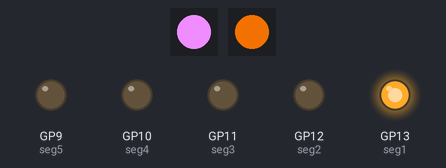
Bench run of a program on a simulated Raspberry Pi Pico running MicroPython. Parts: 2 × 1 RGB LEDs in strip order, left to right, output pins drawn as LEDs (lit = HIGH). Threads take turns every 2 ms.

Above: at 0.04 s.
At 1.08 s:
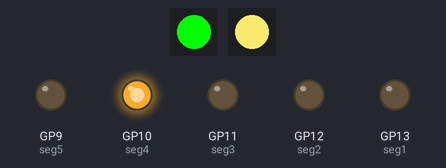
At 2.52 s:
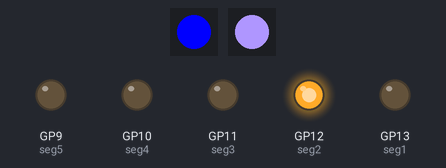
At 5.0 s:
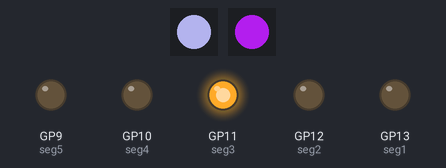
At 7.48 s:
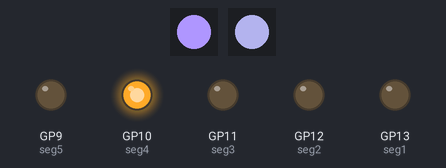
At 10.04 s:
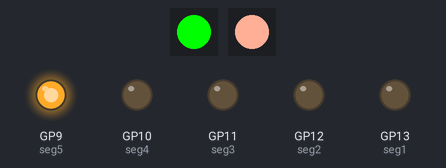
Timing chart, 0 to 10.3 s (numbered marks = the images above):
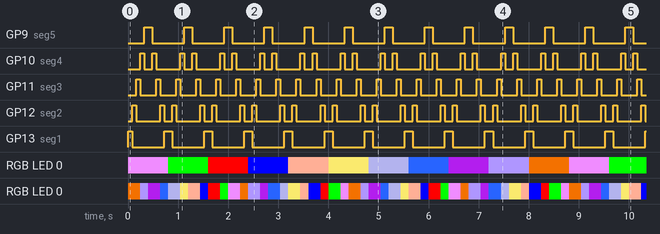

Measured:
- by itself, GP9 (seg5): alternates HIGH for 0.16 s and LOW for 0.64 s
- by itself, GP10 (seg4): repeats every 0.80 s: LOW 0.16 s, HIGH 0.08 s, LOW 0.48 s, HIGH 0.08 s
- by itself, GP11 (seg3): alternates HIGH for 0.08 s and LOW for 0.32 s
- by itself, GP12 (seg2): repeats every 0.80 s: LOW 0.48 s, HIGH 0.08 s, LOW 0.16 s, HIGH 0.08 s
- by itself, GP13 (seg1): repeats every 0.80 s: LOW 0.64 s, HIGH 0.16 s
- by itself, RGB LED 0: off → RGB(215, 100, 0) at 0.00 s, → RGB(175, 150, 255) 0.24 s later, → RGB(150, 25, 200) 0.16 s later, → RGB(40, 100, 255) 0.24 s later, … (200 changes in this stretch)

The program:

addressable_LEDs_multiprocessing_mayhem.py
```python
import time
from machine import Pin
from neopixel import NeoPixel
import _thread

# Define the LED pin number (2) and number of LEDs (1)
GRBled1 = NeoPixel(Pin(2), 1)
GRBled2 = NeoPixel(Pin(5), 1)

#bar LEDs
seg1 = Pin(13, Pin.OUT)
seg2 = Pin(12, Pin.OUT)
seg3 = Pin(11, Pin.OUT)
seg4 = Pin(10, Pin.OUT)
seg5 = Pin(9, Pin.OUT)

# Define some GRB colour variables
white = 240,140,255 #White-ish!
red = 0,255,0
green = 255,0,0
blue = 0,0,255
yellow = 255,175,150
orange = 238, 223, 105
pink = 150,150,200
purple = 40,100,255
iceblue = 150,25,200
unicorn = 175,150,255
bogey = 215, 100, 0

# Define our colour list
colours = [white, red, green, blue, yellow, orange, pink, purple, iceblue, unicorn, bogey]
segments = [seg1, seg2, seg3, seg4, seg5]

def loop_a():
    while True:
        for colour in colours:

            GRBled1.fill((colour))

            GRBled1.write()

            loop_c()

def loop_b():
    while True:
        for colour in reversed (colours):

            GRBled2.fill((colour))

            GRBled2.write()

            time.sleep(0.2)

def loop_c():
    #while True:
        for led in segments:
            led.value(1)
            time.sleep(0.08)
            led.value(0)

        for led in reversed (segments):
            led.value(1)
            time.sleep(0.08)
            led.value(0)

second_thread = _thread.start_new_thread(loop_b,())

#third_thread = _thread.start_new_thread(loop_c, ())

loop_a()

# TaskQueue = [ loop_a(), loop_b(), loop_c()]
#
# while True:
#     for task in TaskQueue:
#         next(task)
```
